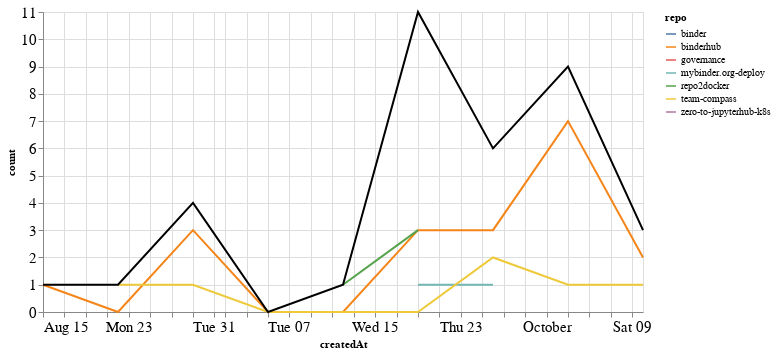

Notebook code cell kept with this figure:
### Markdown cell above
### Comments

### Code cell
comments_time = comments.groupby('repo').resample('W', on='createdAt').count()['author'].reset_index()
comments_time = comments_time.rename(columns={'author': 'count'})
comments_time_total = comments_time.groupby('createdAt').agg({"count": "sum"}).reset_index()
ch1 = alt.Chart(comments_time, width=600).mark_line().encode(
    x='createdAt',
    y='count',
    color='repo',
    tooltip="repo"
)

ch2 = alt.Chart(comments_time_total, width=600).mark_line(color="black").encode(
    x='createdAt',
    y='count',
)

ch1 + ch2

### Figure 1 — Vega-Lite specification as saved in the notebook (floating-point values rounded to 4 significant figures)
{"config": {"axisLeft": {"labelFontSize": 15}, "axisBottom": {"labelFontSize": 15}}, "layer": [{"data": {"name": "data-0a8488948975dd7bd94e763638d2b0ec"}, "mark": "line", "encoding": {"color": {"type": "nominal", "field": "repo"}, "tooltip": {"type": "nominal", "field": "repo"}, "x": {"type": "temporal", "field": "createdAt"}, "y": {"type": "quantitative", "field": "count"}}, "width": 600}, {"data": {"name": "data-764577bc77242018ce2acf53af081af0"}, "mark": {"type": "line", "color": "black"}, "encoding": {"x": {"type": "temporal", "field": "createdAt"}, "y": {"type": "quantitative", "field": "count"}}, "width": 600}], "$schema": "https://vega.github.io/schema/vega-lite/v4.8.1.json", "datasets": {"data-0a8488948975dd7bd94e763638d2b0ec": [{"repo": "binder", "createdAt": "2021-09-19T00:00:00", "count": 3}, {"repo": "binderhub", "createdAt": "2021-08-15T00:00:00", "count": 1}, {"repo": "binderhub", "createdAt": "2021-08-22T00:00:00", "count": 0}, {"repo": "binderhub", "createdAt": "2021-08-29T00:00:00", "count": 3}, {"repo": "binderhub", "createdAt": "2021-09-05T00:00:00", "count": 0}, {"repo": "binderhub", "createdAt": "2021-09-12T00:00:00", "count": 0}, {"repo": "binderhub", "createdAt": "2021-09-19T00:00:00", "count": 3}, {"repo": "binderhub", "createdAt": "2021-09-26T00:00:00", "count": 3}, {"repo": "binderhub", "createdAt": "2021-10-03T00:00:00", "count": 7}, {"repo": "binderhub", "createdAt": "2021-10-10T00:00:00", "count": 2}, {"repo": "governance", "createdAt": "2021-09-19T00:00:00", "count": 1}, {"repo": "mybinder.org-deploy", "createdAt": "2021-09-19T00:00:00", "count": 1}, {"repo": "mybinder.org-deploy", "createdAt": "2021-09-26T00:00:00", "count": 1}, {"repo": "repo2docker", "createdAt": "2021-09-12T00:00:00", "count": 1}, {"repo": "repo2docker", "createdAt": "2021-09-19T00:00:00", "count": 3}, {"repo": "team-compass", "createdAt": "2021-08-22T00:00:00", "count": 1}, {"repo": "team-compass", "createdAt": "2021-08-29T00:00:00", "count": 1}, {"repo": "team-compass", "createdAt": "2021-09-05T00:00:00", "count": 0}, {"repo": "team-compass", "createdAt": "2021-09-12T00:00:00", "count": 0}, {"repo": "team-compass", "createdAt": "2021-09-19T00:00:00", "count": 0}, {"repo": "team-compass", "createdAt": "2021-09-26T00:00:00", "count": 2}, {"repo": "team-compass", "createdAt": "2021-10-03T00:00:00", "count": 1}, {"repo": "team-compass", "createdAt": "2021-10-10T00:00:00", "count": 1}, {"repo": "zero-to-jupyterhub-k8s", "createdAt": "2021-10-03T00:00:00", "count": 1}], "data-764577bc77242018ce2acf53af081af0": [{"createdAt": "2021-08-15T00:00:00", "count": 1}, {"createdAt": "2021-08-22T00:00:00", "count": 1}, {"createdAt": "2021-08-29T00:00:00", "count": 4}, {"createdAt": "2021-09-05T00:00:00", "count": 0}, {"createdAt": "2021-09-12T00:00:00", "count": 1}, {"createdAt": "2021-09-19T00:00:00", "count": 11}, {"createdAt": "2021-09-26T00:00:00", "count": 6}, {"createdAt": "2021-10-03T00:00:00", "count": 9}, {"createdAt": "2021-10-10T00:00:00", "count": 3}]}}
